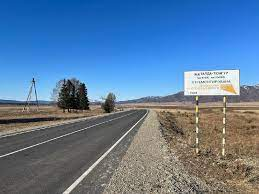
#> input picture imgs/road.png, 259 x 194 px
$ python hough.py
#> lines starting #> are read from the running program, lines starting #| are printed output that depends on the picture; after the words box and inside, x2 and y2 are one past the last pixel; in counts of white or black regions, pixels touching at a corner belong together
import cv2 as cv
import numpy as np

RHO = 1.5
ANGLE = np.pi / 180
THR = 100
MIN_LINE_LENGTH = 50
MAX_LINE_GAP = 10

if __name__ == "__main__":
    filename = '../imgs/road.png'
    # Loads an image
    src = cv.imread(filename, cv.IMREAD_GRAYSCALE)
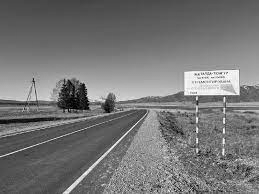
#> src: shape (194, 259); min 0, max 254, mean 118
    # Check if image is loaded fine
    if src is None:
        raise ValueError('Error opening image!')

    dst = cv.Canny(src, 50, 200, None, 3)
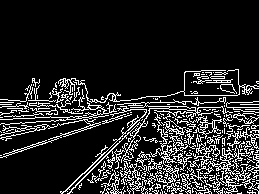
#> dst: shape (194, 259); 14.7% white in thin lines or dots, all inside (x1, y1, x2, y2) = (0, 69, 259, 194)

    cdst = cv.cvtColor(dst, cv.COLOR_GRAY2BGR)
    cdstP = np.copy(cdst)

    linesP = cv.HoughLinesP(dst, RHO, ANGLE, THR, None, MIN_LINE_LENGTH, MAX_LINE_GAP)
#> linesP = 45 rows, first 6: [55, 109, 149, 109], [169, 107, 258, 107], [71, 113, 128, 113], [26, 99, 119, 101], [133, 119, 256, 119], [77, 178, 256, 178]

    if linesP is not None:
        for i in range(0, len(linesP)):
            l = linesP[i][0]
            cv.line(cdstP, (l[0], l[1]), (l[2], l[3]), (0, 0, 255), 3, cv.LINE_AA)
#> this loop made 45 passes
#> l on passes 1 to 12: [55, 109, 149, 109], [169, 107, 258, 107], [71, 113, 128, 113], [26, 99, 119, 101], [133, 119, 256, 119], [77, 178, 256, 178], [161, 145, 256, 172], [127, 124, 254, 135], [56, 104, 126, 106], [83, 115, 201, 115], [121, 131, 256, 163], [32, 144, 131, 112]
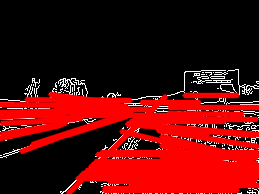
#> cdstP: shape (194, 259, 3); mean B, G, R 9.1, 9.1, 91.9

    cv.imshow("Source", src)
    cv.imshow("Detected Lines (in red) - Standard Hough Line Transform", cdst)
    cv.imshow("Detected Lines (in red) - Probabilistic Line Transform", cdstP)

    cv.waitKey()

$ run again, with imgs/chin_img.png copied over imgs/road.png
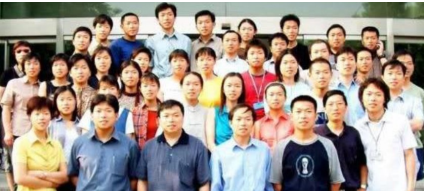
#> input picture imgs/chin_img.png, 437 x 191 px
#> `dst = cv.Canny(src, 50, 200, None, 3)`:
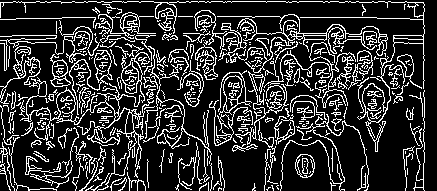
#> dst: shape (191, 437); 19.4% white in thin lines or dots
#> cdst: shape (191, 437, 3); 19.4% white in thin lines or dots
#> linesP = 148 rows, first 6: [72, 1, 153, 1], [62, 17, 138, 17], [177, 1, 358, 1], [135, 100, 199, 100], [363, 35, 423, 35], [121, 73, 215, 73]
#> the loop `for i in range(0, len(linesP)):` made 148 passes
#> after the loop `for i in range(0, len(linesP)):`:
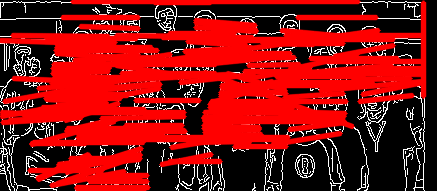
#> cdstP: shape (191, 437, 3); mean B, G, R 16.4, 16.4, 137.5

$ run again, with imgs/chinese_template.png copied over imgs/road.png
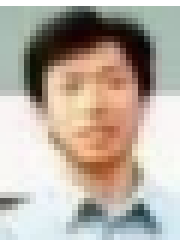
#> input picture imgs/chinese_template.png, 30 x 40 px (shown 6 times larger)
#> `src = cv.imread(filename, cv.IMREAD_GRAYSCALE)`:
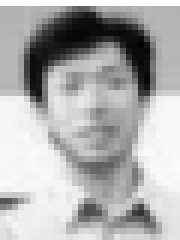
#> src: shape (40, 30) (shown 6 times larger); min 3, max 255, mean 174.5
#> `dst = cv.Canny(src, 50, 200, None, 3)`:
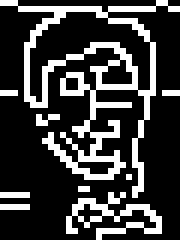
#> dst: shape (40, 30) (shown 6 times larger); 23.8% white in thin lines or dots
#> cdst: shape (40, 30, 3); 23.8% white in thin lines or dots
#> linesP = None

$ run again, with imgs/img3.png copied over imgs/road.png
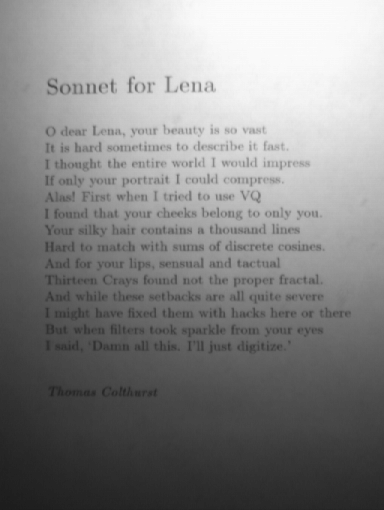
#> input picture imgs/img3.png, 384 x 510 px
#> src is the input picture: shape (510, 384); min 27, max 251, mean 133.2
#> `dst = cv.Canny(src, 50, 200, None, 3)`:
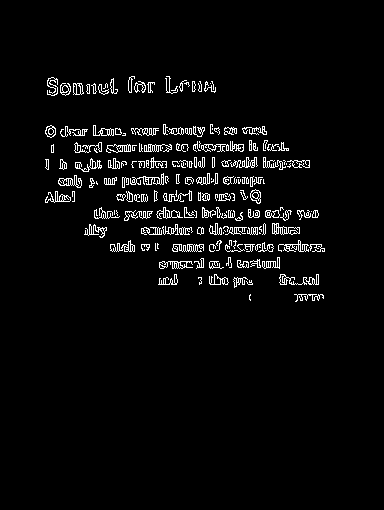
#> dst: shape (510, 384); 3.8% white in thin lines or dots, all inside (x1, y1, x2, y2) = (45, 76, 325, 302)
#> linesP = 29 rows, first 6: [75, 146, 283, 146], [173, 245, 321, 245], [90, 161, 309, 161], [60, 166, 309, 166], [141, 233, 299, 233], [60, 164, 309, 164]
#> the loop `for i in range(0, len(linesP)):` made 29 passes
#> after the loop `for i in range(0, len(linesP)):`:
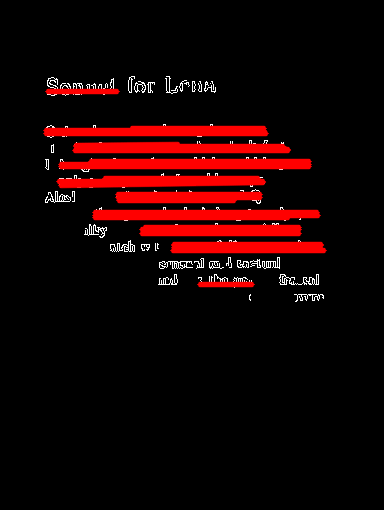
#> cdstP: shape (510, 384, 3); mean B, G, R 2.8, 2.8, 25.1
